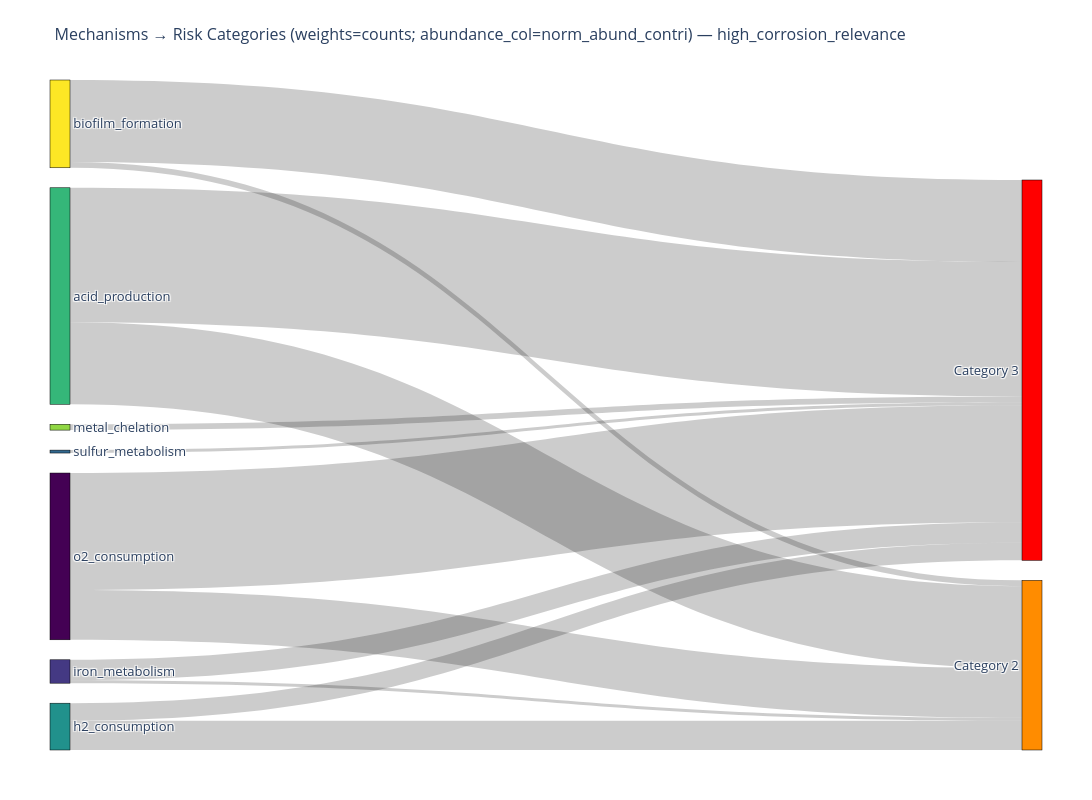

The notebook cell this image was saved under:
### Code cell
fig = temporal_transition(high_corrosion_relevance, "high_corrosion_relevance",
        weight_mode='counts',            #     "counts",  "composite", "composite_abs" 
        abundance_col='norm_abund_contri',   #  or any column with abundance
        normalize= True,                      # True for min-max on sig/mag but keep abundance raw (see below)
        category_dict=category_dict, 
    )
fig.show()
output_path = data_visual / "11_sankey.png"
fig.write_image(output_path, width=1200, height=800)

### Figure 1 — Plotly figure (JSON) as saved in the notebook; plotly's stock layout.template omitted (floating-point values rounded to 4 significant figures)
{"data": [{"arrangement": "snap", "link": {"hovertemplate": "<b>%{source.label}</b> → <b>%{target.label}</b><br>Weight: %{value:.3f}<extra></extra>", "source": [4, 4, 6, 6, 3, 3, 1, 1, 5, 0, 0, 2], "target": [8, 9, 8, 9, 8, 9, 8, 9, 9, 8, 9, 9], "value": [28.0, 46.0, 2.0, 28.0, 10.0, 6.0, 1.0, 7.0, 2.0, 17.0, 40.0, 1.0]}, "node": {"color": ["#440154", "#443983", "#31688e", "#21918c", "#35b779", "#90d743", "#fde725", "#008800", "#FF8C00", "#FF0000"], "hovertemplate": "<b>%{label}</b><extra></extra>", "label": ["o2_consumption", "iron_metabolism", "sulfur_metabolism", "h2_consumption", "acid_production", "metal_chelation", "biofilm_formation", "Category 1", "Category 2", "Category 3"], "line": {"color": "black", "width": 0.5}, "pad": 20, "thickness": 20}, "type": "sankey"}], "layout": {"font": {"size": 13}, "height": 800, "margin": {"b": 50, "l": 50, "r": 50, "t": 80}, "title": {"font": {"size": 16}, "text": "Mechanisms → Risk Categories (weights=counts; abundance_col=norm_abund_contri) — high_corrosion_relevance"}, "width": 1200}}
